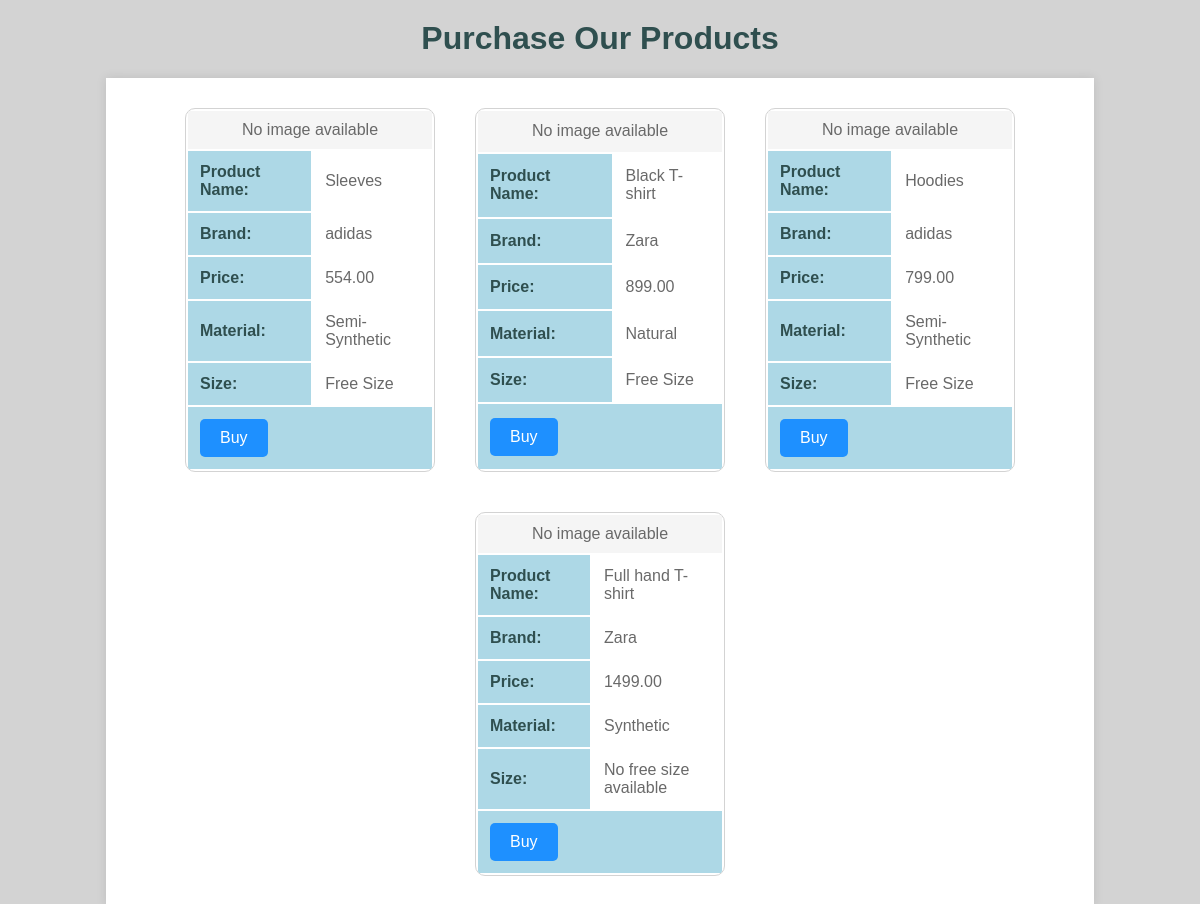
Page /Catalog on the earlier database version.
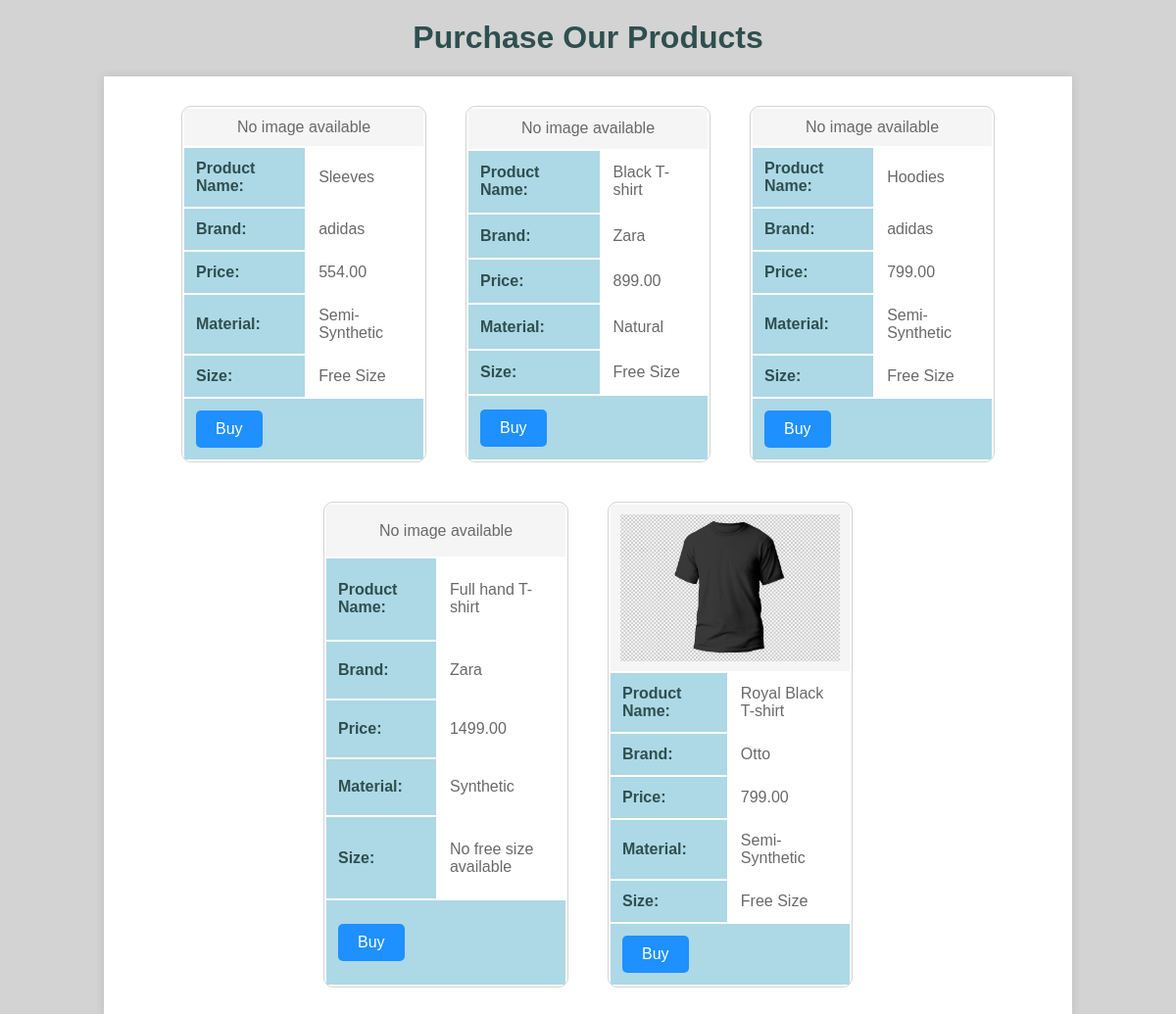
Same page on the later database version.
### customerapp/models.py (models this page shows)
class Products(models.Model):
    biology=[
        ('M', 'Male'),
        ('F', 'Female'),
        ('U', 'Unisex'),
    ]
    types=[
        ('Natural', 'Natural'),
        ('Synthetic', 'Synthetic'),
        ('Semi-Synthetic', 'Semi-synthetic')
    ]
    Product_Name=models.CharField(max_length=50, blank=False)
    Brand=models.CharField(max_length=20)
    Product_Code=models.IntegerField(blank=False)
    Price=models.DecimalField(max_digits=10, decimal_places=2)
    Gender=models.CharField(choices=biology, max_length=8, blank=False)
    Fabric_Type=models.CharField(choices=types, max_length=25)
    Free_Size=models.BooleanField(default=False)
    Image=models.ImageField(upload_to="product_images/", null=True)

### customerapp/views.py (the view)
# urls.py: path('Catalog', views.viewproducts, name = "viewproductsurl"),
def viewproducts(request):
    mydata=Products.objects.all()
    return render(request, 'productview1.html', {'data':mydata})

### templates/productview1.html (shortened to what this page needs)
{% extends 'productview.html' %}
{% block content %}
<div class="loop">
    {% for i in data %}
    <table class="product-table">
        <tr >
            <td class="product-image" colspan="2">
                {% if i.Image %}
                <img src="{{i.Image.url}}" alt="product image">
                {% else %}
                No image available
                {% endif %}
            </td>
        </tr>
        <tr>
            <th>Product Name:</th>
            <td>{{i.Product_Name}}</td>
        </tr>
        <tr>
            <th>Brand:</th>
            <td>{{i.Brand}}</td>
        </tr>
        <tr>
            <th>Price:</th>
            <td>{{i.Price}}</td>
        </tr>
        <tr>
            <th>Material:</th>
            <td>{{i.Fabric_Type}}</td>
        </tr>
        <tr>
            <th>Size:</th>
            <td>
                {% if i.Free_Size %}
                Free Size
                {% else %}
                No free size available
                {% endif %}
            </td>
        </tr>
        <tr>
            <th colspan="2"><button input="submit"> Buy</button></th>
        </tr>
    </table>
    {% endfor %}
</div>
{% endblock %}

### templates/productview.html (shortened to what this page needs)
<!DOCTYPE html>
<html lang="en">
    <head>
        {% load static %}
        <link rel="stylesheet" href="{% static 'css/productview.css'%}">
    </head>
    <body>
        <h1>Purchase Our Products</h1>
        <div class="container">
            {% block content%}
            {% endblock %}
        </div>
    </body>
</html>

### static/css/productview.css (style rules this page uses)
body { font-family: Arial, Helvetica, sans-serif; background-color: lightgray; }
h1 { text-align: center; margin-top: 20px; color: darkslategray; }
.container { width: 80%; margin: 0 auto; padding: 20px; background-color: white; box-shadow: 0 0 10px rgba(0, 0, 0, 0.1); }
.loop { display: flex; flex-wrap: wrap; gap: 20px; justify-content: center; }
.product-table { border: 1px solid lightgray; border-radius: 10px; overflow: hidden; width: 250px; margin: 10px; background-color: white; }
.product-image img { max-width: 100%; height: auto; display: block; margin: 0 auto; }
th, td { padding: 12px; text-align: left; }
th { background-color: lightblue; color: darkslategray; }
td { background-color: white; color: dimgray; }
.product-image { text-align: center; padding: 10px; background-color: whitesmoke; }
button { background-color: dodgerblue; color: white; border: none; padding: 10px 20px; font-size: 16px; border-radius: 5px; cursor: pointer; transition: background-color 0.3s; }

Differences in the rows shown:
added Products: Image (picture), Product_Name "Royal Black T-shirt", Brand "Otto", Price "799.00", Fabric_Type "Semi-Synthetic", Free_Size "Free Size"
